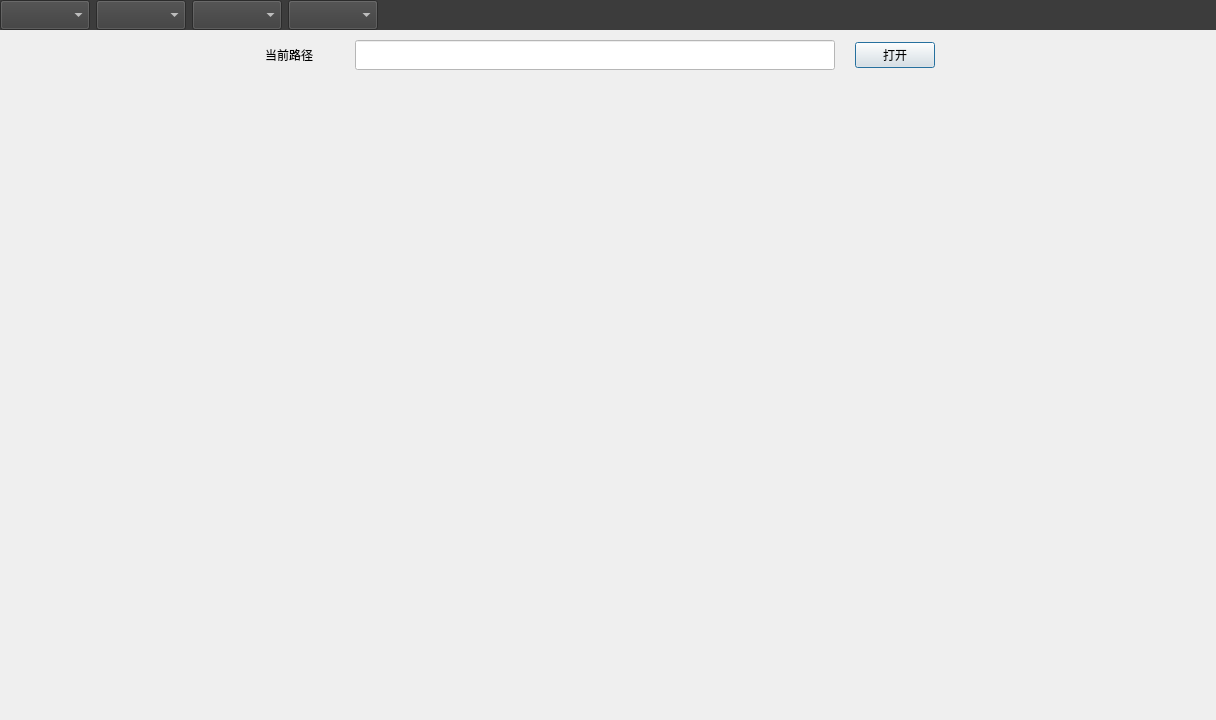
<?xml version="1.0" encoding="UTF-8"?>
<ui version="4.0">
 <class>offline</class>
 <widget class="QDialog" name="offline">
  <property name="geometry">
   <rect>
    <x>0</x>
    <y>0</y>
    <width>1216</width>
    <height>720</height>
   </rect>
  </property>
  <property name="sizePolicy">
   <sizepolicy hsizetype="Preferred" vsizetype="Preferred">
    <horstretch>0</horstretch>
    <verstretch>0</verstretch>
   </sizepolicy>
  </property>
  <property name="minimumSize">
   <size>
    <width>1216</width>
    <height>720</height>
   </size>
  </property>
  <property name="maximumSize">
   <size>
    <width>9999</width>
    <height>9999</height>
   </size>
  </property>
  <property name="windowTitle">
   <string>Dialog</string>
  </property>
  <property name="layoutDirection">
   <enum>Qt::LeftToRight</enum>
  </property>
  <property name="styleSheet">
   <string notr="true"/>
  </property>
  <layout class="QVBoxLayout" name="verticalLayout">
   <property name="spacing">
    <number>10</number>
   </property>
   <property name="leftMargin">
    <number>0</number>
   </property>
   <property name="topMargin">
    <number>0</number>
   </property>
   <property name="rightMargin">
    <number>0</number>
   </property>
   <property name="bottomMargin">
    <number>0</number>
   </property>
   <item>
    <widget class="QWidget" name="widget_alg" native="true">
     <property name="enabled">
      <bool>true</bool>
     </property>
     <property name="sizePolicy">
      <sizepolicy hsizetype="Preferred" vsizetype="Fixed">
       <horstretch>0</horstretch>
       <verstretch>0</verstretch>
      </sizepolicy>
     </property>
     <property name="minimumSize">
      <size>
       <width>1216</width>
       <height>30</height>
      </size>
     </property>
     <property name="maximumSize">
      <size>
       <width>9999</width>
       <height>30</height>
      </size>
     </property>
     <property name="layoutDirection">
      <enum>Qt::LeftToRight</enum>
     </property>
     <property name="styleSheet">
      <string notr="true">background-color:#3C3C3C;color:white;
</string>
     </property>
     <layout class="QHBoxLayout" name="horizontalLayout_2">
      <property name="spacing">
       <number>6</number>
      </property>
      <property name="leftMargin">
       <number>0</number>
      </property>
      <property name="topMargin">
       <number>0</number>
      </property>
      <property name="rightMargin">
       <number>0</number>
      </property>
      <property name="bottomMargin">
       <number>0</number>
      </property>
      <item>
       <widget class="QComboBox" name="cbox_bg">
        <property name="sizePolicy">
         <sizepolicy hsizetype="Fixed" vsizetype="Fixed">
          <horstretch>0</horstretch>
          <verstretch>0</verstretch>
         </sizepolicy>
        </property>
        <property name="minimumSize">
         <size>
          <width>90</width>
          <height>30</height>
         </size>
        </property>
        <property name="maximumSize">
         <size>
          <width>90</width>
          <height>30</height>
         </size>
        </property>
        <property name="styleSheet">
         <string notr="true"/>
        </property>
       </widget>
      </item>
      <item>
       <widget class="QComboBox" name="cbox_od">
        <property name="minimumSize">
         <size>
          <width>90</width>
          <height>30</height>
         </size>
        </property>
        <property name="maximumSize">
         <size>
          <width>90</width>
          <height>30</height>
         </size>
        </property>
        <property name="styleSheet">
         <string notr="true"/>
        </property>
       </widget>
      </item>
      <item>
       <widget class="QComboBox" name="cbox_sot">
        <property name="sizePolicy">
         <sizepolicy hsizetype="Fixed" vsizetype="Fixed">
          <horstretch>0</horstretch>
          <verstretch>0</verstretch>
         </sizepolicy>
        </property>
        <property name="minimumSize">
         <size>
          <width>90</width>
          <height>30</height>
         </size>
        </property>
        <property name="maximumSize">
         <size>
          <width>90</width>
          <height>30</height>
         </size>
        </property>
        <property name="styleSheet">
         <string notr="true"/>
        </property>
       </widget>
      </item>
      <item>
       <widget class="QComboBox" name="cbox_sm">
        <property name="sizePolicy">
         <sizepolicy hsizetype="Fixed" vsizetype="Fixed">
          <horstretch>0</horstretch>
          <verstretch>0</verstretch>
         </sizepolicy>
        </property>
        <property name="minimumSize">
         <size>
          <width>90</width>
          <height>30</height>
         </size>
        </property>
        <property name="maximumSize">
         <size>
          <width>90</width>
          <height>30</height>
         </size>
        </property>
        <property name="styleSheet">
         <string notr="true"/>
        </property>
       </widget>
      </item>
      <item>
       <spacer name="hs_alg">
        <property name="orientation">
         <enum>Qt::Horizontal</enum>
        </property>
        <property name="sizeHint" stdset="0">
         <size>
          <width>829</width>
          <height>20</height>
         </size>
        </property>
       </spacer>
      </item>
     </layout>
    </widget>
   </item>
   <item>
    <widget class="QWidget" name="widge_title" native="true">
     <property name="enabled">
      <bool>true</bool>
     </property>
     <property name="sizePolicy">
      <sizepolicy hsizetype="Fixed" vsizetype="Fixed">
       <horstretch>0</horstretch>
       <verstretch>0</verstretch>
      </sizepolicy>
     </property>
     <property name="minimumSize">
      <size>
       <width>1200</width>
       <height>30</height>
      </size>
     </property>
     <property name="maximumSize">
      <size>
       <width>1200</width>
       <height>30</height>
      </size>
     </property>
     <property name="styleSheet">
      <string notr="true"/>
     </property>
     <layout class="QHBoxLayout" name="horizontalLayout_3">
      <property name="spacing">
       <number>20</number>
      </property>
      <property name="leftMargin">
       <number>0</number>
      </property>
      <property name="topMargin">
       <number>0</number>
      </property>
      <property name="rightMargin">
       <number>0</number>
      </property>
      <property name="bottomMargin">
       <number>0</number>
      </property>
      <item>
       <spacer name="hs_title_left">
        <property name="orientation">
         <enum>Qt::Horizontal</enum>
        </property>
        <property name="sizeHint" stdset="0">
         <size>
          <width>40</width>
          <height>20</height>
         </size>
        </property>
       </spacer>
      </item>
      <item>
       <widget class="QLabel" name="label_dir">
        <property name="sizePolicy">
         <sizepolicy hsizetype="Fixed" vsizetype="Preferred">
          <horstretch>0</horstretch>
          <verstretch>0</verstretch>
         </sizepolicy>
        </property>
        <property name="minimumSize">
         <size>
          <width>70</width>
          <height>30</height>
         </size>
        </property>
        <property name="maximumSize">
         <size>
          <width>70</width>
          <height>30</height>
         </size>
        </property>
        <property name="styleSheet">
         <string notr="true">color:black;</string>
        </property>
        <property name="text">
         <string>当前路径</string>
        </property>
       </widget>
      </item>
      <item>
       <widget class="QLineEdit" name="text_dir">
        <property name="sizePolicy">
         <sizepolicy hsizetype="Preferred" vsizetype="Fixed">
          <horstretch>0</horstretch>
          <verstretch>0</verstretch>
         </sizepolicy>
        </property>
        <property name="minimumSize">
         <size>
          <width>480</width>
          <height>30</height>
         </size>
        </property>
        <property name="maximumSize">
         <size>
          <width>480</width>
          <height>30</height>
         </size>
        </property>
        <property name="styleSheet">
         <string notr="true">background-color:white;color:black;</string>
        </property>
       </widget>
      </item>
      <item>
       <widget class="QPushButton" name="btn_open">
        <property name="sizePolicy">
         <sizepolicy hsizetype="Fixed" vsizetype="Fixed">
          <horstretch>0</horstretch>
          <verstretch>0</verstretch>
         </sizepolicy>
        </property>
        <property name="styleSheet">
         <string notr="true">background-color:#EAEAEA;color:black;</string>
        </property>
        <property name="text">
         <string>打开</string>
        </property>
       </widget>
      </item>
      <item>
       <spacer name="hs_title_right">
        <property name="orientation">
         <enum>Qt::Horizontal</enum>
        </property>
        <property name="sizeHint" stdset="0">
         <size>
          <width>40</width>
          <height>20</height>
         </size>
        </property>
       </spacer>
      </item>
     </layout>
    </widget>
   </item>
   <item>
    <widget class="QWidget" name="widget_main" native="true">
     <property name="sizePolicy">
      <sizepolicy hsizetype="Preferred" vsizetype="Preferred">
       <horstretch>0</horstretch>
       <verstretch>0</verstretch>
      </sizepolicy>
     </property>
     <property name="minimumSize">
      <size>
       <width>1200</width>
       <height>580</height>
      </size>
     </property>
     <property name="maximumSize">
      <size>
       <width>1200</width>
       <height>580</height>
      </size>
     </property>
     <property name="styleSheet">
      <string notr="true"/>
     </property>
     <layout class="QHBoxLayout" name="horizontalLayout">
      <property name="spacing">
       <number>0</number>
      </property>
      <property name="leftMargin">
       <number>0</number>
      </property>
      <property name="topMargin">
       <number>0</number>
      </property>
      <property name="rightMargin">
       <number>0</number>
      </property>
      <property name="bottomMargin">
       <number>0</number>
      </property>
      <item>
       <widget class="QLabel" name="play_show">
        <property name="sizePolicy">
         <sizepolicy hsizetype="Fixed" vsizetype="Fixed">
          <horstretch>0</horstretch>
          <verstretch>0</verstretch>
         </sizepolicy>
        </property>
        <property name="minimumSize">
         <size>
          <width>850</width>
          <height>480</height>
         </size>
        </property>
        <property name="maximumSize">
         <size>
          <width>850</width>
          <height>480</height>
         </size>
        </property>
        <property name="text">
         <string/>
        </property>
       </widget>
      </item>
     </layout>
    </widget>
   </item>
   <item>
    <spacer name="vs_offline">
     <property name="orientation">
      <enum>Qt::Vertical</enum>
     </property>
     <property name="sizeHint" stdset="0">
      <size>
       <width>20</width>
       <height>40</height>
      </size>
     </property>
    </spacer>
   </item>
  </layout>
 </widget>
 <resources/>
 <connections/>
</ui>
